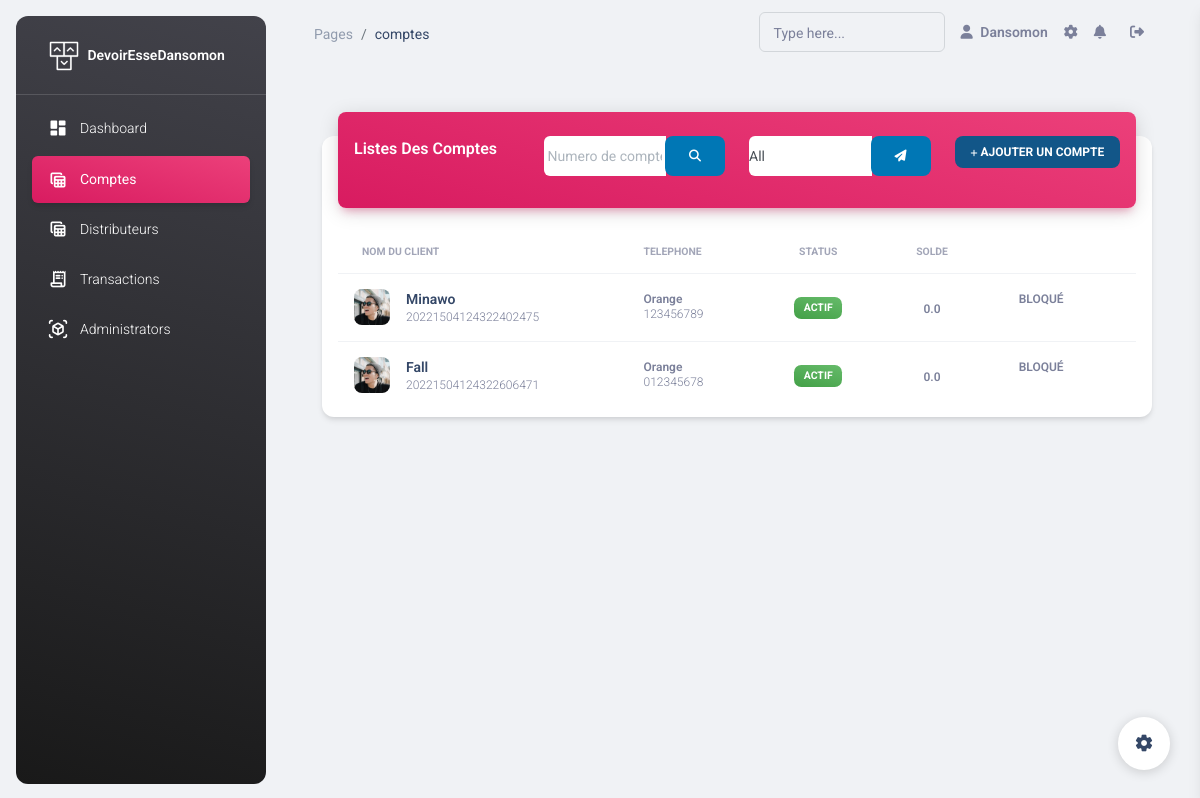
Screenshot of /dashboard/comptes (signed in) with the database file from the repository.
### models/compte.py (models this page shows, shortened)
class Compte(db.Model):
    __tablename__ = 'compte'
    id = db.Column(db.Integer, primary_key=True)
    nom = db.Column(db.String(255), nullable=False)
    numero_compte = db.Column(db.String(20), unique=True, nullable=False)
    telephone = db.Column(db.String(255), unique=True, nullable=False)
    code_secret = db.Column(db.String(255), nullable=False)
    solde = db.Column(db.Float, nullable=False, default=0)
    etat = db.Column(db.Boolean, nullable=False, default=True)
    role = db.Column(db.String(20), nullable=False, default='user')
    admin_name = db.Column(db.String(255), nullable=False)
    transactions = db.relationship('Transaction', back_populates="compte", cascade="all, delete", passive_deletes=True)
    recharges = db.relationship('Recharge', back_populates="compte", cascade="all, delete", passive_deletes=True)

### routes/admin_routes.py (the view)
@app.route("/dashboard/comptes", methods=["GET", "POST"])
def comptes():
    return admin_controller.comptes(request)

### controllers/admin_controller.py (called while the page is built, shortened)
def comptes(request):
    if session.is_admin():
        add_page_to_session('comptes')
        comptes = Compte.query.all()
        return render_template('admin/comptes.html', comptes=comptes)
    return redirect(url_for('login_all_users'))

### lib/session.py (called while the page is built)
def add_page_to_session(page):
    session['page'] = page

def is_admin():
    return 'user_connect' in session and session['user_connect']['role'] == 'admin'

### templates/admin/comptes.html (shortened to what this page needs)
{% extends 'includes/layout.html' %}
{% block content %}
    <div class="container-fluid py-4">
        <div class="row">
            <div class="col-12">
                <div class="card my-4">
                    <div class="card-header p-0 position-relative mt-n4 mx-3 z-index-2">
                        <div class="bg-gradient-primary shadow-primary border-radius-lg pt-4 pb-3">
                            <div class="row">
                                <div class="col-lg-3">
                                    <h6 class="text-white text-capitalize ps-3">Listes des comptes</h6>
                                </div>
                                <div class="col-lg-3">
                                    <form method="post" action="{{ url_for('comptes') }}">
                                        <div class="input-group btn-instagram">
                                            <input type="text" name="numero" class="form-control px-1"
                                                   placeholder="Numero de compte"
                                                   style="background-color: white; height: 40px">
                                            <div class="input-group-append">
                                                <button class="btn btn-linkedin" type="submit">
                                                    <i class="fas fa-search"></i>
                                                </button>
                                            </div>
                                        </div>
                                    </form>
                                </div>
                                <div class="col-lg-3">
                                    <form method="POST" action="{{ url_for('comptes') }}">
                                        <div class="input-group btn-instagram">
                                            <select name="etat_compte" class="form-control"
                                                    style="background-color: white; height: 40px">
                                                <option value="all">All</option>
                                            </select>
                                            <div class="input-group-append">
                                                <button class="btn btn-linkedin" type="submit">
                                                    <i class="fa fa-paper-plane"></i>
                                                </button>
                                            </div>
                                        </div>
                                    </form>
                                </div>
                                <div class="col-lg-3">
                                    <div class="">
                                        <div class="float-right">
                                            <a href="{{ url_for('dashboard') }}"
                                               class="btn btn-instagram btn-sm text-white">
                                                <i class="fas fa-plus"></i> Ajouter un compte
                                            </a>
                                        </div>
                                    </div>
                                </div>
                            </div>
                        </div>
                        <div class="card-body px-0 pb-2">
                            <div class="table-responsive p-0">
                                <table class="table align-items-center mb-0">
                                    <thead>
                                    <tr>
                                        <th class="text-uppercase text-secondary text-xxs font-weight-bolder opacity-7">
                                            Nom du client
                                        </th>
                                        <th class="text-uppercase text-secondary text-xxs font-weight-bolder opacity-7 ps-2">
                                            Telephone
                                        </th>
                                        <th class="text-center text-uppercase text-secondary text-xxs font-weight-bolder opacity-7">
                                            Status
                                        </th>
                                        <th class="text-center text-uppercase text-secondary text-xxs font-weight-bolder opacity-7">
                                            Solde
                                        </th>
                                        <th class="text-secondary opacity-7"></th>
                                    </tr>
                                    </thead>
                                    <tbody>
                                    {% for compte in comptes %}
                                        <tr>
                                            <td>
                                                <div class="d-flex px-2 py-1">
                                                    <div>
                                                        <img src="{{ url_for('static', filename='assets/img/team-2.jpg') }}"
                                                             class="avatar avatar-sm me-3 border-radius-lg"
                                                             alt="user1">
                                                    </div>
                                                    <div class="d-flex flex-column justify-content-center">
                                                        <h6 class="mb-0 text-sm"> {{ compte.nom }} </h6>
                                                        <p class="text-xs text-secondary mb-0">{{ compte.numero_compte }}</p>
                                                    </div>
                                                </div>
                                            </td>
                                            <td>
                                                <p class="text-xs font-weight-bold mb-0">Orange</p>
                                                <p class="text-xs text-secondary mb-0">{{ compte.telephone }}</p>
                                            </td>
                                            <td class="align-middle text-center text-sm">
                                            <span class="badge badge-sm       {% if compte.etat == True %}
                                                    bg-gradient-success
                                                {% else %}
                                                    bg-gradient-secondary
                                                {% endif %} ">
                                                {% if compte.etat == True %}
                                                    Actif
                                                {% else %}
                                                    Bloqué
                                                {% endif %}
                                            </span>
                                            </td>
                                            <td class="align-middle text-center">
                                                <span class="text-secondary text-xs font-weight-bold">{{ compte.solde }}</span>
                                            </td>
                                            <td class="align-middle">
                                                <a href="{{ url_for('compte', id=compte.id) }}"
                                                   class="text-secondary font-weight-bold text-xs btn"
                                                   data-toggle="tooltip" data-original-title="Edit user">
                                                    {% if compte.etat == True %}
                                                        Bloqué
                                                    {% else %}
                                                        Débloqué
                                                    {% endif %}
                                                </a>
                                            </td>
                                        </tr>
                                    {% endfor %}
                                    </tbody>
                                </table>
                            </div>
                        </div>
                    </div>
                </div>
            </div>
        </div>
    </div>
{% endblock %}

### rows the page displays
Compte: nom "Minawo", numero_compte "20221504124322402475", telephone "123456789", etat "ACTIF", solde "0.0"
Compte: nom "Fall", numero_compte "20221504124322606471", telephone "012345678", etat "ACTIF", solde "0.0"

### other values shown
{{ session['page'] }} "comptes"
{{ session['user_connect']['nom'] }} "Dansomon"
